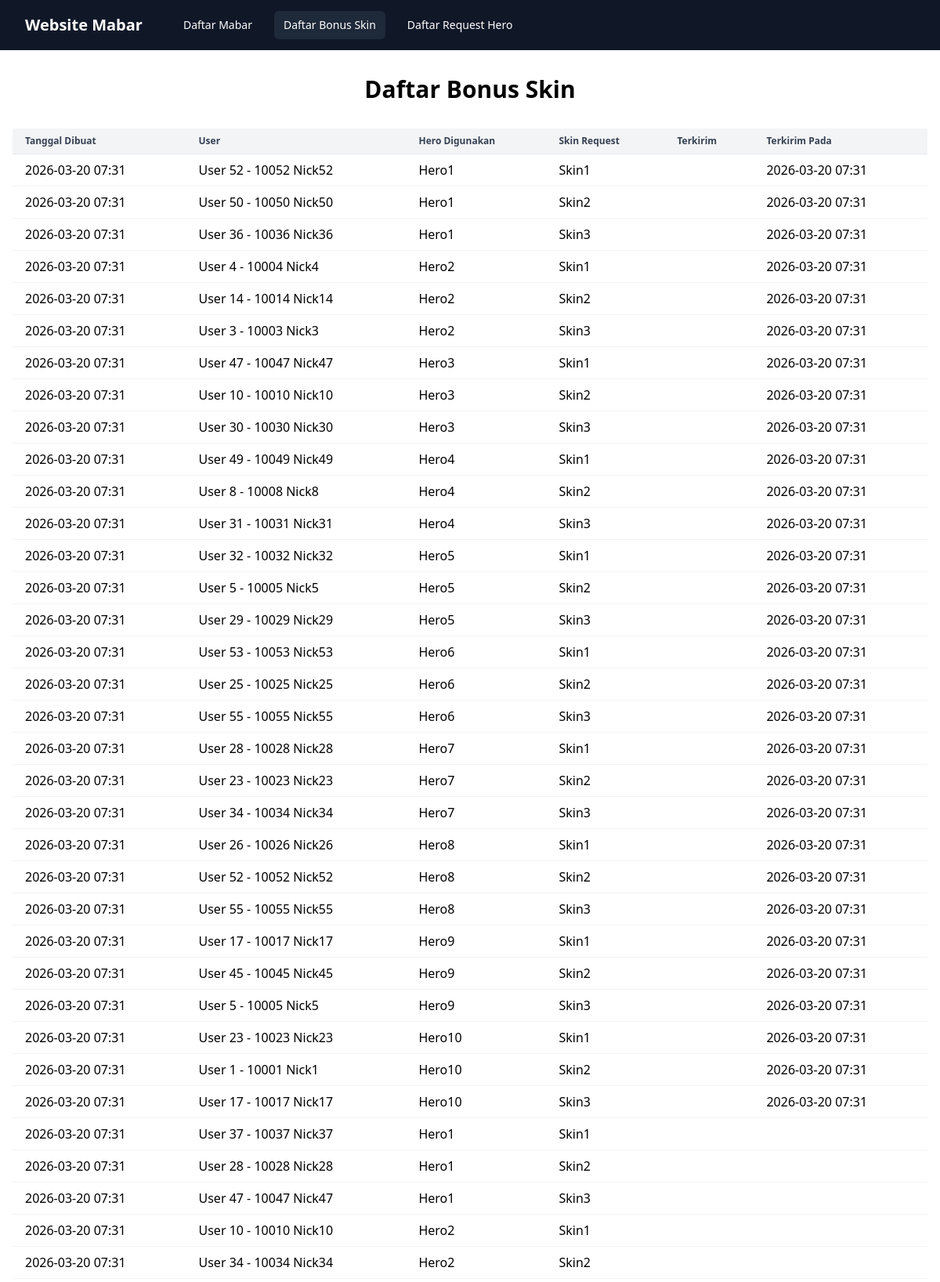
Screenshot of /public/list-free-skin/ (upper part) with the database file from the repository.
### mabar/models.py (models this page shows, shortened)
class BonusSkin(models.Model):
    mabar = models.ForeignKey(Mabar, on_delete=models.CASCADE, verbose_name="ID User")  # ForeignKey relationship
    hero_digunakan = models.CharField(max_length=100, verbose_name="Hero Digunakan")
    skin_request = models.CharField(max_length=100, verbose_name="Skin Request")
    terkirim = models.BooleanField(default=False, verbose_name="Terkirim")
    date_created = models.DateTimeField(auto_now_add=True, verbose_name="Tanggal Dibuat")
    date_terkirim = models.DateTimeField(null=True, blank=True, verbose_name="Tanggal Terkirim")
    class Meta:
        verbose_name = 'Bonus Skin'
        verbose_name_plural = 'Bonus Skins'

class Mabar(models.Model):
    STATUS_CHOICES = [
        ('antri', 'Antri Mabar'),
        ('antri_scrim', 'Antri Scrim'),
        ('salah_id', 'Salah ID User'),
        ('kurang', 'Donasi Kurang'),
        ('prepare', 'Persiapan'),
        ('in_mabar', 'Sedang Mabar'),
        ('done', 'Selesai'),
    ]
    donate_name = models.CharField(
        max_length=100,
        verbose_name="Pendonasi"
    )
    nickname = models.CharField(
        default="-",
        max_length=100,
        blank=True,
        null=True,
        verbose_name="Nickname"
    )
    id_user = models.IntegerField(
        verbose_name="ID"
    )
    zone_user = models.IntegerField(
        default=0,
        blank=True,
        null=True,
        verbose_name="Zone"
    )
    sisa_mabar = models.IntegerField(
        default=1,
        verbose_name="Sisa Mabar"
    )
    catatan = models.TextField(
        default="Pantau Status mabarmu!",
        blank=True,
        null=True,
        verbose_name="Catatan"
    )
    status = models.CharField(
        max_length=20,
        choices=STATUS_CHOICES,
        default='antri',
        verbose_name="Status"
    )
    date_created = models.DateTimeField(
        auto_now_add=True,
        verbose_name="Tanggal Dibuat"
    )
    is_vvip = models.BooleanField(
        default=False,
        verbose_name="Is VVIP"
    )
    is_done = models.BooleanField(
        default=False,
        verbose_name="Is Done"
    )
    class Meta:
        verbose_name = 'Mabar Record'
        verbose_name_plural = 'Mabar Records'
        ordering = ['-date_created']
    def __str__(self):
        return f"{self.donate_name} - {self.id_user} {self.nickname}"

### mabar/views.py (the view)
# urls.py: path('list-free-skin/', views.bonus_skin_list, name='bonus_skin_list'),
def bonus_skin_list(request):
    skins = BonusSkin.objects.all().order_by('date_created')
    return render(request, 'public/bonus_skin_list.html', {'skins': skins})

### mabar/templates/public/bonus_skin_list.html (shortened to what this page needs)
{% extends 'public/base.html' %}
{% block content %}
<h1 class="text-3xl font-bold text-center mb-8">Daftar Bonus Skin</h1>
<div class="overflow-x-auto">
    <table class="min-w-full divide-y divide-gray-200 bg-white rounded-lg shadow">
        <thead class="bg-gray-100">
            <tr>
                <th class="px-4 py-2 text-left text-xs font-semibold text-gray-700">Tanggal Dibuat</th>
                <th class="px-4 py-2 text-left text-xs font-semibold text-gray-700">User</th>
                <th class="px-4 py-2 text-left text-xs font-semibold text-gray-700">Hero Digunakan</th>
                <th class="px-4 py-2 text-left text-xs font-semibold text-gray-700">Skin Request</th>
                <th class="px-4 py-2 text-left text-xs font-semibold text-gray-700">Terkirim</th>
                <th class="px-4 py-2 text-left text-xs font-semibold text-gray-700">Terkirim Pada</th>
            </tr>
        </thead>
        <tbody class="divide-y divide-gray-100">
            {% for skin in skins %}
            <tr class="hover:bg-gray-50">
                <td class="px-4 py-2">{{ skin.date_created|date:'Y-m-d H:i' }}</td>
                <td class="px-4 py-2">{{ skin.mabar }}</td>
                <td class="px-4 py-2">{{ skin.hero_digunakan }}</td>
                <td class="px-4 py-2">{{ skin.skin_request }}</td>
                <td class="px-4 py-2 text-center">
                </td>
                <td class="px-4 py-2">{{ skin.date_terkirim|date:'Y-m-d H:i' }}</td>
            </tr>
            {% endfor %}
        </tbody>
    </table>
</div>
{% endblock %}

### rows the page displays
BonusSkin: date_created "2026-03-20 07:31", mabar "User 52 - 10052 Nick52", hero_digunakan "Hero1", skin_request "Skin1", date_terkirim "2026-03-20 07:31"
BonusSkin: date_created "2026-03-20 07:31", mabar "User 50 - 10050 Nick50", hero_digunakan "Hero1", skin_request "Skin2", date_terkirim "2026-03-20 07:31"
BonusSkin: date_created "2026-03-20 07:31", mabar "User 36 - 10036 Nick36", hero_digunakan "Hero1", skin_request "Skin3", date_terkirim "2026-03-20 07:31"
BonusSkin: date_created "2026-03-20 07:31", mabar "User 4 - 10004 Nick4", hero_digunakan "Hero2", skin_request "Skin1", date_terkirim "2026-03-20 07:31"
BonusSkin: date_created "2026-03-20 07:31", mabar "User 14 - 10014 Nick14", hero_digunakan "Hero2", skin_request "Skin2", date_terkirim "2026-03-20 07:31"
BonusSkin: date_created "2026-03-20 07:31", mabar "User 3 - 10003 Nick3", hero_digunakan "Hero2", skin_request "Skin3", date_terkirim "2026-03-20 07:31"
BonusSkin: date_created "2026-03-20 07:31", mabar "User 47 - 10047 Nick47", hero_digunakan "Hero3", skin_request "Skin1", date_terkirim "2026-03-20 07:31"
BonusSkin: date_created "2026-03-20 07:31", mabar "User 10 - 10010 Nick10", hero_digunakan "Hero3", skin_request "Skin2", date_terkirim "2026-03-20 07:31"
BonusSkin: date_created "2026-03-20 07:31", mabar "User 30 - 10030 Nick30", hero_digunakan "Hero3", skin_request "Skin3", date_terkirim "2026-03-20 07:31"
BonusSkin: date_created "2026-03-20 07:31", mabar "User 49 - 10049 Nick49", hero_digunakan "Hero4", skin_request "Skin1", date_terkirim "2026-03-20 07:31"
BonusSkin: date_created "2026-03-20 07:31", mabar "User 8 - 10008 Nick8", hero_digunakan "Hero4", skin_request "Skin2", date_terkirim "2026-03-20 07:31"
BonusSkin: date_created "2026-03-20 07:31", mabar "User 31 - 10031 Nick31", hero_digunakan "Hero4", skin_request "Skin3", date_terkirim "2026-03-20 07:31"
BonusSkin: date_created "2026-03-20 07:31", mabar "User 32 - 10032 Nick32", hero_digunakan "Hero5", skin_request "Skin1", date_terkirim "2026-03-20 07:31"
BonusSkin: date_created "2026-03-20 07:31", mabar "User 5 - 10005 Nick5", hero_digunakan "Hero5", skin_request "Skin2", date_terkirim "2026-03-20 07:31"
BonusSkin: date_created "2026-03-20 07:31", mabar "User 29 - 10029 Nick29", hero_digunakan "Hero5", skin_request "Skin3", date_terkirim "2026-03-20 07:31"
BonusSkin: date_created "2026-03-20 07:31", mabar "User 53 - 10053 Nick53", hero_digunakan "Hero6", skin_request "Skin1", date_terkirim "2026-03-20 07:31"
BonusSkin: date_created "2026-03-20 07:31", mabar "User 25 - 10025 Nick25", hero_digunakan "Hero6", skin_request "Skin2", date_terkirim "2026-03-20 07:31"
BonusSkin: date_created "2026-03-20 07:31", mabar "User 55 - 10055 Nick55", hero_digunakan "Hero6", skin_request "Skin3", date_terkirim "2026-03-20 07:31"
BonusSkin: date_created "2026-03-20 07:31", mabar "User 28 - 10028 Nick28", hero_digunakan "Hero7", skin_request "Skin1", date_terkirim "2026-03-20 07:31"
BonusSkin: date_created "2026-03-20 07:31", mabar "User 23 - 10023 Nick23", hero_digunakan "Hero7", skin_request "Skin2", date_terkirim "2026-03-20 07:31"
BonusSkin: date_created "2026-03-20 07:31", mabar "User 34 - 10034 Nick34", hero_digunakan "Hero7", skin_request "Skin3", date_terkirim "2026-03-20 07:31"
BonusSkin: date_created "2026-03-20 07:31", mabar "User 26 - 10026 Nick26", hero_digunakan "Hero8", skin_request "Skin1", date_terkirim "2026-03-20 07:31"
BonusSkin: date_created "2026-03-20 07:31", mabar "User 52 - 10052 Nick52", hero_digunakan "Hero8", skin_request "Skin2", date_terkirim "2026-03-20 07:31"
BonusSkin: date_created "2026-03-20 07:31", mabar "User 55 - 10055 Nick55", hero_digunakan "Hero8", skin_request "Skin3", date_terkirim "2026-03-20 07:31"
BonusSkin: date_created "2026-03-20 07:31", mabar "User 17 - 10017 Nick17", hero_digunakan "Hero9", skin_request "Skin1", date_terkirim "2026-03-20 07:31"
BonusSkin: date_created "2026-03-20 07:31", mabar "User 45 - 10045 Nick45", hero_digunakan "Hero9", skin_request "Skin2", date_terkirim "2026-03-20 07:31"
BonusSkin: date_created "2026-03-20 07:31", mabar "User 5 - 10005 Nick5", hero_digunakan "Hero9", skin_request "Skin3", date_terkirim "2026-03-20 07:31"
BonusSkin: date_created "2026-03-20 07:31", mabar "User 23 - 10023 Nick23", hero_digunakan "Hero10", skin_request "Skin1", date_terkirim "2026-03-20 07:31"
BonusSkin: date_created "2026-03-20 07:31", mabar "User 1 - 10001 Nick1", hero_digunakan "Hero10", skin_request "Skin2", date_terkirim "2026-03-20 07:31"
BonusSkin: date_created "2026-03-20 07:31", mabar "User 17 - 10017 Nick17", hero_digunakan "Hero10", skin_request "Skin3", date_terkirim "2026-03-20 07:31"
BonusSkin: date_created "2026-03-20 07:31", mabar "User 37 - 10037 Nick37", hero_digunakan "Hero1", skin_request "Skin1"
BonusSkin: date_created "2026-03-20 07:31", mabar "User 28 - 10028 Nick28", hero_digunakan "Hero1", skin_request "Skin2"
BonusSkin: date_created "2026-03-20 07:31", mabar "User 47 - 10047 Nick47", hero_digunakan "Hero1", skin_request "Skin3"
BonusSkin: date_created "2026-03-20 07:31", mabar "User 10 - 10010 Nick10", hero_digunakan "Hero2", skin_request "Skin1"
BonusSkin: date_created "2026-03-20 07:31", mabar "User 34 - 10034 Nick34", hero_digunakan "Hero2", skin_request "Skin2"
